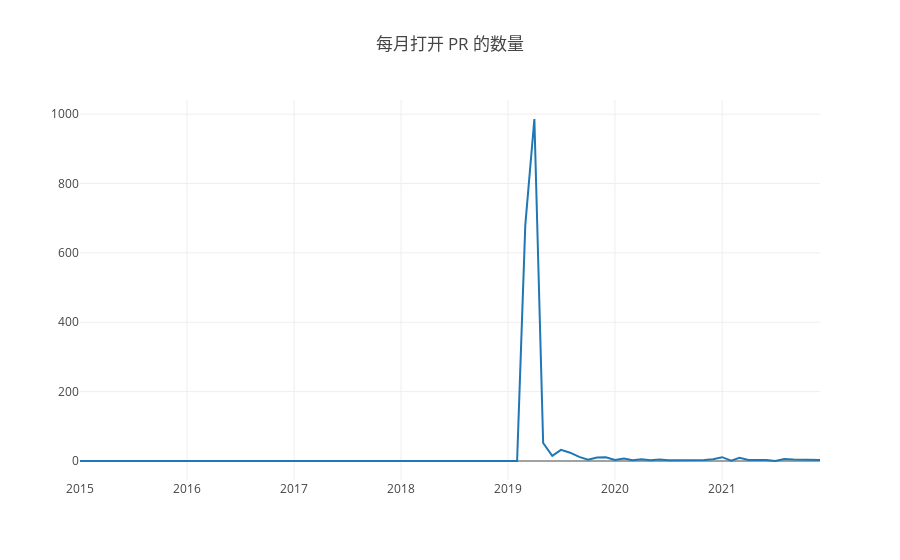

Notebook source saved alongside this figure:
### Code cell
openDigger.render.plotly(
    [
        {x: year_month_axis, y: pull_request_open_per_month, mode: 'scatter', name: 'PR 打开数量'}
    ],
    {
        title: '每月打开 PR 的数量'
    }
)

### Figure 1 — Plotly figure (JSON) as saved in the notebook; plotly's stock layout.template omitted (floating-point values rounded to 4 significant figures)
{"data": [{"mode": "scatter", "name": "PR 打开数量", "x": ["2015-1", "2015-2", "2015-3", "2015-4", "2015-5", "2015-6", "2015-7", "2015-8", "2015-9", "2015-10", "2015-11", "2015-12", "2016-1", "2016-2", "2016-3", "2016-4", "2016-5", "2016-6", "2016-7", "2016-8", "2016-9", "2016-10", "2016-11", "2016-12", "2017-1", "2017-2", "2017-3", "2017-4", "2017-5", "2017-6", "2017-7", "2017-8", "2017-9", "2017-10", "2017-11", "2017-12", "2018-1", "2018-2", "2018-3", "2018-4", "2018-5", "2018-6", "2018-7", "2018-8", "2018-9", "2018-10", "2018-11", "2018-12", "2019-1", "2019-2", "2019-3", "2019-4", "2019-5", "2019-6", "2019-7", "2019-8", "2019-9", "2019-10", "2019-11", "2019-12", "2020-1", "2020-2", "2020-3", "2020-4", "2020-5", "2020-6", "2020-7", "2020-8", "2020-9", "2020-10", "2020-11", "2020-12", "2021-1", "2021-2", "2021-3", "2021-4", "2021-5", "2021-6", "2021-7", "2021-8", "2021-9", "2021-10", "2021-11", "2021-12"], "y": ["0", "0", "0", "0", "0", "0", "0", "0", "0", "0", "0", "0", "0", "0", "0", "0", "0", "0", "0", "0", "0", "0", "0", "0", "0", "0", "0", "0", "0", "0", "0", "0", "0", "0", "0", "0", "0", "0", "0", "0", "0", "0", "0", "0", "0", "0", "0", "0", "0", "0", "680", "986", "52", "15", "32", "24", "12", "4", "10", "11", "3", "7", "2", "5", "2", "4", "2", "2", "4", "4", "3", "5", "11", "1", "9", "3", "3", "3", "0", "6", "4", "3", "2", "3"]}], "layout": {"autosize": true, "title": {"text": "每月打开 PR 的数量"}, "xaxis": {"autorange": true, "range": ["2015-01-01", "2021-12-01"], "type": "date"}, "yaxis": {"autorange": true, "range": [-54.78, 1041.0], "type": "linear"}}}
